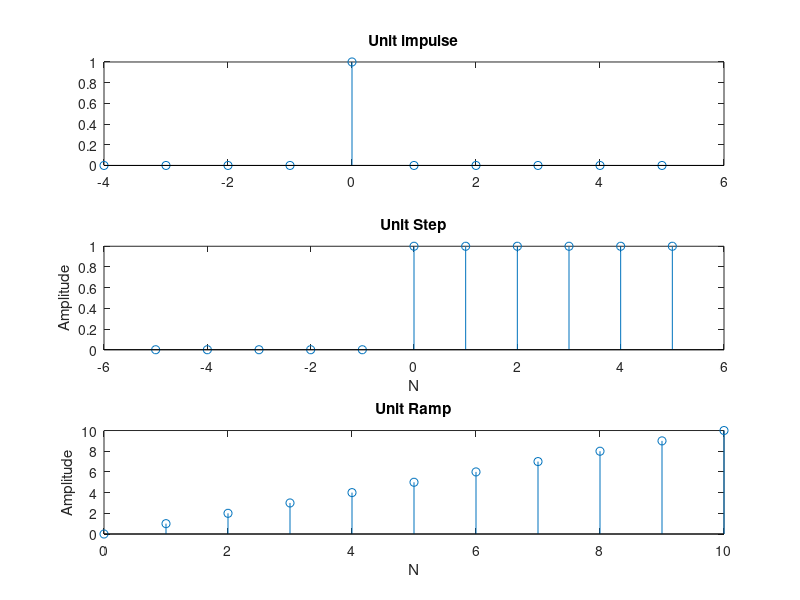

This chart was generated by the following MATLAB code:
clc;
clear all;
close all;
n=1:10;
k=5;
x=[(n-k)==0];
subplot(3,1,1);
%plot(x);
m=-4:5
stem(m,x);
title('Unit impulse');

%Unit Step
n=0:10;
x=[(n-k)>=0];
subplot(3,1,2);
%plot(x);
m=-5:5
stem(m,x);
title('Unit Step');
xlabel('N');
ylabel('Amplitude')


%Unit Ramp
n1=10; %n value
N2=0:n1;
subplot(3,1,3);
%plot(x);
stem(N2,N2);
title('Unit Ramp');
xlabel('N');
ylabel('Amplitude')

